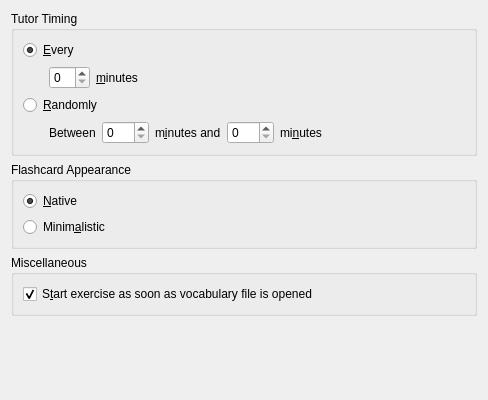
<?xml version="1.0" encoding="UTF-8"?>
<ui version="4.0">
 <class>PrefTutorBase</class>
 <widget class="QWidget" name="PrefTutorBase">
  <property name="geometry">
   <rect>
    <x>0</x>
    <y>0</y>
    <width>488</width>
    <height>400</height>
   </rect>
  </property>
  <layout class="QGridLayout" name="gridLayout_4">
   <item row="0" column="0">
    <widget class="QGroupBox" name="kcfg_TutorTiming">
     <property name="title">
      <string>Tutor Timing</string>
     </property>
     <layout class="QGridLayout" name="gridLayout">
      <item row="0" column="0" colspan="2">
       <widget class="QRadioButton" name="radioButtonEvery">
        <property name="text">
         <string>&amp;Every</string>
        </property>
        <property name="checked">
         <bool>true</bool>
        </property>
       </widget>
      </item>
      <item row="1" column="0">
       <spacer name="horizontalSpacer">
        <property name="orientation">
         <enum>Qt::Horizontal</enum>
        </property>
        <property name="sizeType">
         <enum>QSizePolicy::Fixed</enum>
        </property>
        <property name="sizeHint" stdset="0">
         <size>
          <width>20</width>
          <height>20</height>
         </size>
        </property>
       </spacer>
      </item>
      <item row="1" column="1">
       <layout class="QHBoxLayout" name="horizontalLayout">
        <item>
         <widget class="QSpinBox" name="kcfg_TutorEvery"/>
        </item>
        <item>
         <widget class="QLabel" name="labelMinutesPeriodic">
          <property name="sizePolicy">
           <sizepolicy hsizetype="Expanding" vsizetype="Preferred">
            <horstretch>0</horstretch>
            <verstretch>0</verstretch>
           </sizepolicy>
          </property>
          <property name="text">
           <string>&amp;minutes</string>
          </property>
          <property name="buddy">
           <cstring>kcfg_TutorEvery</cstring>
          </property>
         </widget>
        </item>
       </layout>
      </item>
      <item row="2" column="0" colspan="2">
       <widget class="QRadioButton" name="radioButtonRandomly">
        <property name="text">
         <string>&amp;Randomly</string>
        </property>
       </widget>
      </item>
      <item row="3" column="0">
       <spacer name="horizontalSpacer_2">
        <property name="orientation">
         <enum>Qt::Horizontal</enum>
        </property>
        <property name="sizeType">
         <enum>QSizePolicy::Fixed</enum>
        </property>
        <property name="sizeHint" stdset="0">
         <size>
          <width>20</width>
          <height>20</height>
         </size>
        </property>
       </spacer>
      </item>
      <item row="3" column="1">
       <layout class="QHBoxLayout" name="horizontalLayout_2">
        <item>
         <widget class="QLabel" name="labelBetween">
          <property name="enabled">
           <bool>true</bool>
          </property>
          <property name="text">
           <string>Between</string>
          </property>
          <property name="setVisible()" stdset="0">
           <bool>false</bool>
          </property>
         </widget>
        </item>
        <item>
         <widget class="QSpinBox" name="kcfg_TutorMin">
          <property name="maximum">
           <number>999</number>
          </property>
         </widget>
        </item>
        <item>
         <widget class="QLabel" name="labelMinutesMax">
          <property name="enabled">
           <bool>true</bool>
          </property>
          <property name="text">
           <string>m&amp;inutes and</string>
          </property>
          <property name="buddy">
           <cstring>kcfg_TutorMin</cstring>
          </property>
         </widget>
        </item>
        <item>
         <widget class="QSpinBox" name="kcfg_TutorMax">
          <property name="enabled">
           <bool>true</bool>
          </property>
          <property name="maximum">
           <number>999</number>
          </property>
         </widget>
        </item>
        <item>
         <widget class="QLabel" name="labelMinutesMin">
          <property name="sizePolicy">
           <sizepolicy hsizetype="Expanding" vsizetype="Preferred">
            <horstretch>0</horstretch>
            <verstretch>0</verstretch>
           </sizepolicy>
          </property>
          <property name="text">
           <string>mi&amp;nutes</string>
          </property>
          <property name="buddy">
           <cstring>kcfg_TutorMax</cstring>
          </property>
         </widget>
        </item>
       </layout>
      </item>
     </layout>
    </widget>
   </item>
   <item row="1" column="0">
    <widget class="QGroupBox" name="kcfg_TutorCardAppearance">
     <property name="title">
      <string>Flashcard Appearance</string>
     </property>
     <layout class="QGridLayout" name="gridLayout_2">
      <item row="0" column="0">
       <widget class="QRadioButton" name="radioButtonAppearanceNative">
        <property name="text">
         <string>&amp;Native</string>
        </property>
        <property name="checked">
         <bool>true</bool>
        </property>
       </widget>
      </item>
      <item row="1" column="0">
       <widget class="QRadioButton" name="radioButtonAppearanceMinimalistic">
        <property name="text">
         <string>Minim&amp;alistic</string>
        </property>
       </widget>
      </item>
     </layout>
    </widget>
   </item>
   <item row="2" column="0">
    <widget class="QGroupBox" name="groupBoxMisc">
     <property name="title">
      <string>Miscellaneous</string>
     </property>
     <layout class="QGridLayout" name="gridLayout_3">
      <item row="0" column="0">
       <widget class="QCheckBox" name="kcfg_StartExerciseAsSoonAsFileIsLoaded">
        <property name="text">
         <string>S&amp;tart exercise as soon as vocabulary file is opened</string>
        </property>
        <property name="checked">
         <bool>true</bool>
        </property>
       </widget>
      </item>
     </layout>
    </widget>
   </item>
   <item row="3" column="0">
    <spacer name="verticalSpacer_4">
     <property name="orientation">
      <enum>Qt::Vertical</enum>
     </property>
     <property name="sizeHint" stdset="0">
      <size>
       <width>20</width>
       <height>40</height>
      </size>
     </property>
    </spacer>
   </item>
  </layout>
 </widget>
 <tabstops>
  <tabstop>kcfg_StartExerciseAsSoonAsFileIsLoaded</tabstop>
 </tabstops>
 <resources/>
 <connections/>
</ui>
